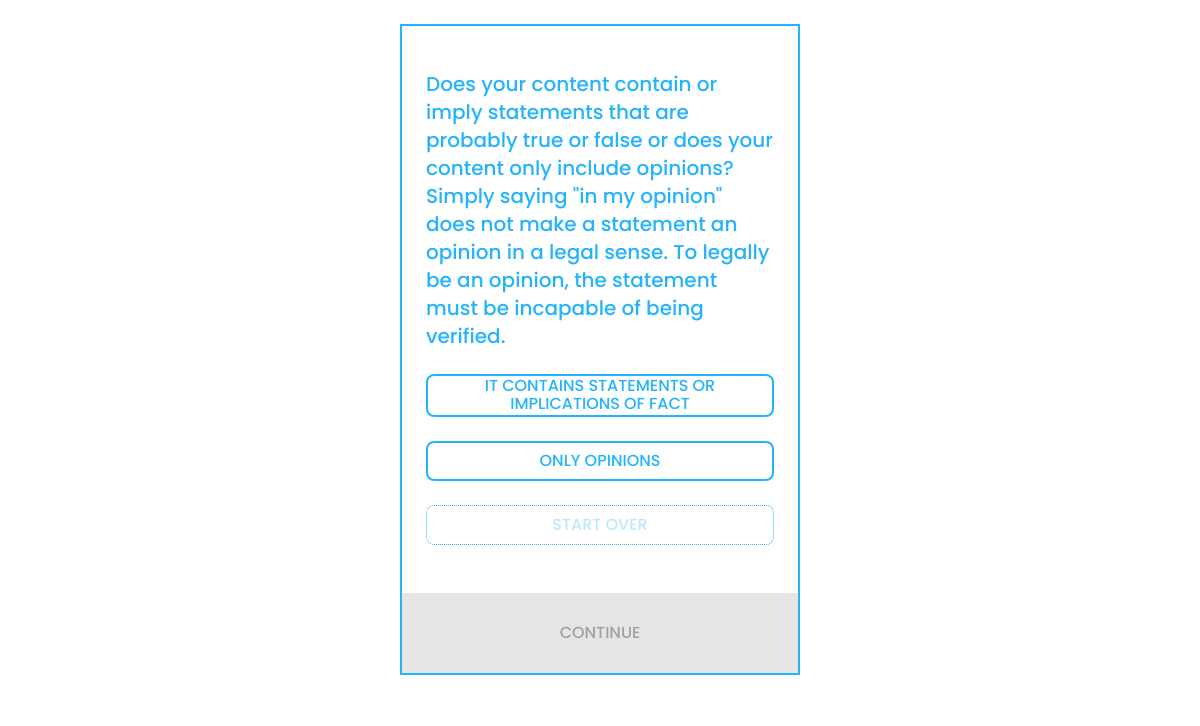
/libel/Q2/, run on an earlier commit of the app's database.
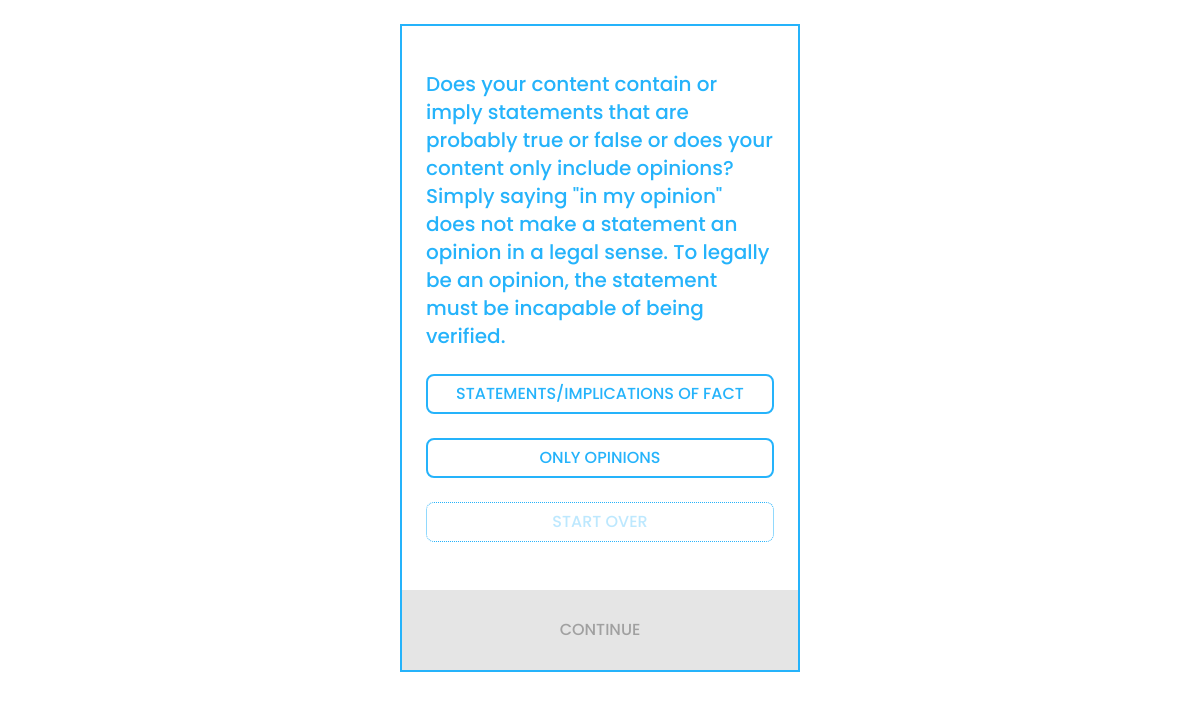
And on a later commit of the database.
### libel/models.py (models this page shows)
class Card(models.Model):
    card_slug = models.CharField("Card Slug", max_length=4, null=True)
    card_text = models.TextField("Card Content", null=True)
    CARD_TYPE_CHOICES = (
        ('q', 'Question'),
        ('c', 'Continuation'),
        ('e', 'End Card')
    )
    card_type = models.CharField(
        "Card Type",
        max_length=1,
        choices=CARD_TYPE_CHOICES,
        default='q'
    )
    PUBLISH_CHOICES = (
        ('yes', 'Can Publish'),
        ('no', 'Pause')
    )
    can_publish_status = models.CharField(
        "Can Publish Status",
        max_length=3,
        choices=PUBLISH_CHOICES,
        blank=True,
        null=True
    )
    choice_one = models.CharField("Choice 1", max_length=144, blank=True, default="yes")
    choice_two = models.CharField("Choice 2", max_length=144, blank=True, default="no")
    def __str__(self):
        return self.card_slug

### libel/views.py (the view)
# urls.py: path('<slug:card_slug>/', views.card, name='card'),
def card(request, card_slug):
    card = CARDS.get(card_slug=card_slug)
    rel = RELS.get(card=card.id)
    if card_slug == 'Q1':
        reset_card_history()
        update_card_history('Q1')
    if card_history['path'][-1] != card_slug and\
        card_history['path'][-1] != rel.choice_back:
        update_card_history(card_slug)
    context = {
        'card': card,
        'rel': rel,
        'card_history': card_history
    }
    return render(request, 'libel/card.html', context)

### libel/views.py (called while the page is built)
def update_card_history(slug):
    card_history['path'].append(slug)
    slug_first_char = slug[0]
    card_type_exceptions = ['A', 'E']
    if slug_first_char not in card_type_exceptions and slug not in card_history['history']:
        card_history['history'].append(slug)

### libel/templates/libel/card.html (shortened to what this page needs)
{% extends "./_base.html" %}
{% block content %}
  <div class="card">
    <div class="card_content">
      <div class="question_txt">
        {% autoescape off %}{{ card.card_text }}{% endautoescape %}
      </div>
      {% if card.choice_one != 'next' %}
      <div class="choice_buttons">
        <button
          class="choice {% if card.choice_one == 'summary' %}has_focus{% endif %}"
          data-choice="{{ rel.choice_one_next }}"
          data-slug="{{ card.card_slug }}">
          {{ card.choice_one }}
        </button>
        {% if card.choice_two != '' %}
        <button
          class="choice"
          data-choice="{{ rel.choice_two_next }}">
          {{ card.choice_two }}
        </button>
        {% endif %}
        <div class="start_over_button">
          {% if card.card_slug != 'Q1' %}
            <button
              class="choice"
              data-choice="Q1">
              start over
            </button>
          {% endif %}
        </div>
      </div>
      {% endif %}
    </div>
    {% if card.choice_one != 'next' and card.choice_one != 'summary' %}
    <div class="continue_button_section">
      <button
        id="submit_choice"
        disabled
        autocomplete="off">
        continue
      </button>
    </div>
    {% endif %}
  </div>
{% endblock %}

### libel/templates/libel/_base.html (shortened to what this page needs)
<!DOCTYPE html>
<html lang="en">
<head>
  {% load static %}
  <link rel="stylesheet" type="text/css" href="{% static 'normalize.min.css' %}?v=8.0.1">
  <link rel="stylesheet" type="text/css" href="{% static 'style.min.css' %}?v=20220427j">
</head>
<body>
  <div class="container">
    {% block content %}{% endblock %}
  </div>
</body>
</html>

What changed in the data, as far as the page shows it:
changed Card "ONLY OPINIONS": choice_one "IT CONTAINS STATEMENTS OR IMPLICATIONS OF FACT" → "STATEMENTS/IMPLICATIONS OF FACT"
